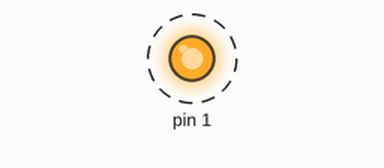
Simulated run of this sketch. Board: Arduino Uno, built with avr-gcc and run on an emulated ATmega328P. Parts: output pins drawn as LEDs (lit = HIGH). Dashed ring = blinking.

Above: at 0.05 s.
Timing chart, 0 to 3.0 s (numbered marks = the images above):
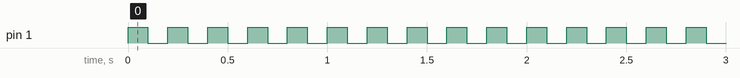

Measured:
- by itself, pin 1: alternates HIGH for 0.10 s and LOW for 0.10 s

The sketch:

tiny85_test.ino
```cpp
void setup() {
  pinMode(1, OUTPUT);

}

void loop() {
  digitalWrite(1,1);
  delay(100);
  digitalWrite(1,0);
  delay(100);
}
```
